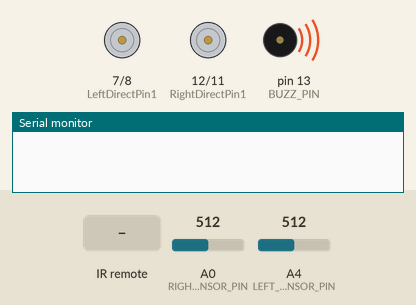
Recording of a sketch running on a simulated Arduino Uno, built with avr-gcc and run on an emulated ATmega328P. Shown: motor-driver pin pairs drawn as motors (green arrow = first pin HIGH = forward, orange = second pin HIGH = backward, longer = more drive, scaled by the enable pin), buzzer (waves = sounding, pin HIGH), the last lines printed to the serial monitor. The inputs (shaded band) are chosen by the test bench; at power-on: A0 (RIGHT_SENSOR_PIN) = 512, A4 (LEFT_SENSOR_PIN) = 512.

Above: at 1.2 s.
1.3 s: infrared code 0xFF629D received
At 1.8 s:
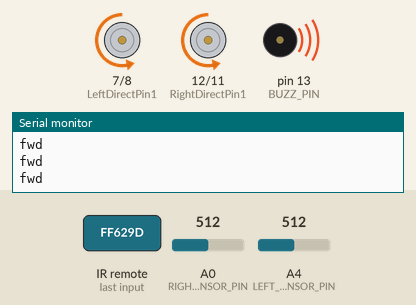
2.8 s: A0 (RIGHT_SENSOR_PIN) set to 490
At 3.2 s:
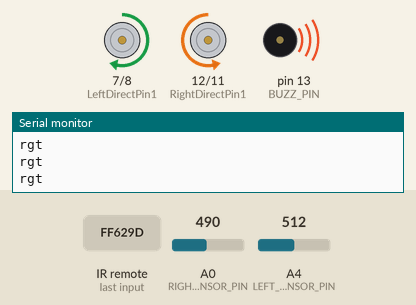
4.3 s: A4 (LEFT_SENSOR_PIN) set to 482
At 5.5 s:
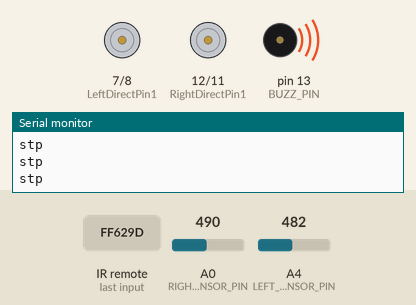
5.8 s: A0 (RIGHT_SENSOR_PIN) set to 515
At 6.7 s:
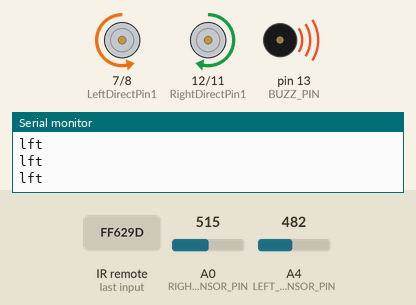
7.3 s: A0 (RIGHT_SENSOR_PIN) set to 306
At 7.7 s:
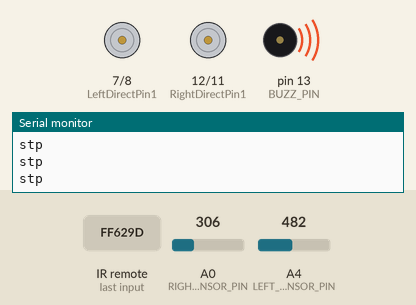
Timing chart, 0 to 10.3 s (numbered marks = the images above; inputs shaded):
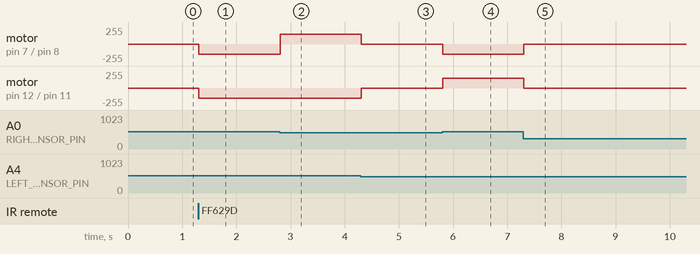

The sketch:

osoyooMAIN.ino
```cpp
#include <IRremote.h>

// Pin Definitions
#define LEFT_SENSOR_PIN A4
#define RIGHT_SENSOR_PIN A0
#define speedPinR 9
#define speedPinL 6
#define RECV_PIN 10
#define ECHO_PIN 3
#define TRIG_PIN 2
#define RightDirectPin1  12
#define RightDirectPin2  11
#define LeftDirectPin1  7
#define LeftDirectPin2  8
#define BUZZ_PIN 13
#define RightObstacleSensor 5
#define LeftObstacleSensor 4

// IR Remote Button Codes
#define btn1 0xFFA25D
#define btn2 0xFF629D
#define btn3 0xFFE21D
#define btn4 0xFF22DD
#define btn5 0xFF02FD
#define btn6 0xFFC23D
#define btn7 0xFFE01F
#define btn8 0xFFA857
#define btn9 0xFF906F
#define btnASTERISCKS 0xFF6897
#define btn0 0xFF9867
#define btnHASHTAG 0xFFB04F
#define btnUP 0xFF18E7
#define btnLEFT 0xFF10EF
#define btnOK 0xFF38C7
#define btnRIGHT 0xFF5AA5
#define btnDOWN 0xFF4AB5

#define MODE_IR_DRIVE 0
#define MODE_OBJ_FOLLOW 1
#define MODE_OBJ_AVOID 2
#define MODE_LINE_FOLLOW 3
#define MODE_SPECIAL 4

#define SENSOR_THRESHOLD 500

int mode = MODE_IR_DRIVE;
int t = 250;
int motorSpeed = 150; // Motor speed

IRrecv irrecv(RECV_PIN);
decode_results results;

// Enum for driving states
enum DN {
  GO_ADVANCE,
  GO_LEFT,
  GO_RIGHT,
  GO_BACK,
  STOP_STOP,
  OBJ_FOLLOW,
  LINE_FOLLOW,
  DEF
} Drive_Num = DEF;

bool stopFlag = true;
bool JogFlag = false;
uint16_t JogTimeCnt = 0;
uint32_t JogTime = 0;

void setup() {
  Serial.begin(9600);
  irrecv.enableIRIn(); // Start the receiver

  pinMode(RightDirectPin1, OUTPUT);
  pinMode(RightDirectPin2, OUTPUT);
  pinMode(speedPinL, OUTPUT);
  pinMode(LeftDirectPin1, OUTPUT);
  pinMode(LeftDirectPin2, OUTPUT);
  pinMode(speedPinR, OUTPUT);
  stop_Stop();

  pinMode(RightObstacleSensor, INPUT);
  pinMode(LeftObstacleSensor, INPUT);

  pinMode(BUZZ_PIN, OUTPUT);
  digitalWrite(BUZZ_PIN, HIGH);
  buzz_OFF();

  pinMode(ECHO_PIN, INPUT);
  pinMode(TRIG_PIN, OUTPUT);
  pinMode(RECV_PIN, INPUT);
  digitalWrite(RECV_PIN, HIGH);

  pinMode(LEFT_SENSOR_PIN, INPUT);
  pinMode(RIGHT_SENSOR_PIN, INPUT);
}
// NOTE: IR_Tick() determines the mode, then the switch-case figures out which mode's code to execute. Mode is an integer.
void loop() {
  IR_Tick();
  switch (mode) {
    case MODE_IR_DRIVE:
      Drive_Tick();
      break;
    case MODE_OBJ_FOLLOW:
      doUltraFollowTick();
      break;
    case MODE_OBJ_AVOID:
      doAvoidTick();
      break;
    case MODE_LINE_FOLLOW:
      lineFollow();
      break;
    case MODE_SPECIAL:
      alarm();
      break;
    default:
      break;
  }

}

// Motor control functions
void go_Back() {
  digitalWrite(RightDirectPin1, HIGH);
  digitalWrite(RightDirectPin2, LOW);
  digitalWrite(LeftDirectPin1, HIGH);
  digitalWrite(LeftDirectPin2, LOW);
  analogWrite(speedPinL, motorSpeed);
  analogWrite(speedPinR, motorSpeed);
}

void go_Left() {
  digitalWrite(RightDirectPin1, HIGH);
  digitalWrite(RightDirectPin2, LOW);
  digitalWrite(LeftDirectPin1, LOW);
  digitalWrite(LeftDirectPin2, HIGH);
  analogWrite(speedPinL, motorSpeed);
  analogWrite(speedPinR, motorSpeed);
}

void go_Right() {
  digitalWrite(RightDirectPin1, LOW);
  digitalWrite(RightDirectPin2, HIGH);
  digitalWrite(LeftDirectPin1, HIGH);
  digitalWrite(LeftDirectPin2, LOW);
  analogWrite(speedPinL, motorSpeed);
  analogWrite(speedPinR, motorSpeed);
}

void go_Advance() {
  digitalWrite(RightDirectPin1, LOW);
  digitalWrite(RightDirectPin2, HIGH);
  digitalWrite(LeftDirectPin1, LOW);
  digitalWrite(LeftDirectPin2, HIGH);
  analogWrite(speedPinL, motorSpeed);
  analogWrite(speedPinR, motorSpeed);
}

void stop_Stop() {
  digitalWrite(RightDirectPin1, LOW);
  digitalWrite(RightDirectPin2, LOW);
  digitalWrite(LeftDirectPin1, LOW);
  digitalWrite(LeftDirectPin2, LOW);
}

void IR_Tick() {
  if (irrecv.decode(&results)) {
    Serial.println(results.value, HEX);
    Serial.println("-------------------");

    switch (results.value) {
      case btnUP:
        mode = MODE_IR_DRIVE;
        Drive_Num = GO_ADVANCE;
        break;
      case btnDOWN:
        mode = MODE_IR_DRIVE;
        Drive_Num = GO_BACK;
        break;
      case btnLEFT:
        mode = MODE_IR_DRIVE;
        Drive_Num = GO_LEFT;
        break;
      case btnRIGHT:
        mode = MODE_IR_DRIVE;
        Drive_Num = GO_RIGHT;
        break;
      case btnOK:
        mode = MODE_IR_DRIVE;
        Drive_Num = STOP_STOP;
        break;
      case btn1:
        mode = MODE_OBJ_FOLLOW;
        break;
      case btn2:
        mode = MODE_LINE_FOLLOW;
        break;
      case btn3:
        mode = MODE_OBJ_AVOID;
        break;
      case btn0:
        mode = MODE_SPECIAL;
        break;
      default:
        break;
    }
    irrecv.resume(); // Receive the next value
  }
}

void Drive_Tick() {


  switch (Drive_Num) {
    case GO_ADVANCE:
      go_Advance();
      JogFlag = true;
      JogTimeCnt = 1;
      JogTime = millis();
      break;
    case GO_LEFT:
      go_Left();
      JogFlag = true;
      JogTimeCnt = 1;
      JogTime = millis();
      break;
    case GO_RIGHT:
      go_Right();
      JogFlag = true;
      JogTimeCnt = 1;
      JogTime = millis();
      break;
    case GO_BACK:
      go_Back();
      JogFlag = true;
      JogTimeCnt = 1;
      JogTime = millis();
      break;
    case STOP_STOP:
      mode = MODE_IR_DRIVE;
      stop_Stop();
      JogTime = 0;
      break;
    case LINE_FOLLOW:
      lineFollow();
      break;
    default:
      break;
  }
  Drive_Num = DEF;

  if (millis() - JogTime >= 200) {
    JogTime = millis();
    if (JogFlag == true) {
      stopFlag = false;
      if (JogTimeCnt <= 0) {
        JogFlag = false;
        stopFlag = true;
      }
      JogTimeCnt--;
    }
    if (stopFlag == true) {
      JogTimeCnt = 0;
      stop_Stop();
    }
  }
}

void lineFollow() {
  int leftSensorValue = analogRead(LEFT_SENSOR_PIN);
  int rightSensorValue = analogRead(RIGHT_SENSOR_PIN);

  if (leftSensorValue > SENSOR_THRESHOLD && rightSensorValue > SENSOR_THRESHOLD) {
    // Move forward
    Serial.println("fwd");
    go_Advance();
  } else if (leftSensorValue < SENSOR_THRESHOLD && rightSensorValue > SENSOR_THRESHOLD) {
    // Turn right
    Serial.println("lft");
    go_Left();
  } else if (leftSensorValue > SENSOR_THRESHOLD && rightSensorValue < SENSOR_THRESHOLD) {
    // Turn left
    Serial.println("rgt");
    go_Right();
  } else {
    // Stop
    Serial.println("stp"); // TODO: there are cases where all sensors are on, in which case it should inch forward.
    stop_Stop();
  }
}
// NOTE: Get distance from ultrasonic sensor to nearest object in front of the cat's "eyes".
float getUltraDistance() {
  float duration, distance;
  digitalWrite(TRIG_PIN, LOW);
  delayMicroseconds(2);

  digitalWrite(TRIG_PIN, HIGH);
  delayMicroseconds(10);
  digitalWrite(TRIG_PIN, LOW);

  duration = pulseIn(ECHO_PIN, HIGH);
  distance = (duration / 2) * 0.0344;
  return distance;
}

// NOTE: Figure out wether to drive forward or not. Values subject to change for distances.
void doUltraFollowTick() {
  float currentDistance = getUltraDistance();
  Serial.println(currentDistance);
  if (currentDistance > 20.00 && currentDistance < 75.00) {
    Serial.println("went forward");
    go_Advance();
    JogFlag = true;
    JogTimeCnt = 1;
    JogTime = millis();
  } else {
    stop_Stop();
  }
}
void buzz_ON()   //open buzzer
{

  for(int i=0;i<100;i++) {
   digitalWrite(BUZZ_PIN,LOW);
   delay(2);//wait for 1ms
   digitalWrite(BUZZ_PIN,HIGH);
   delay(2);//wait for 1ms
  }
}
void buzz_OFF()  //close buzzer
{
  digitalWrite(BUZZ_PIN, HIGH);

}
// TODO: add buzzer pin to setup(), add buzzer button, and maybe add it to a couple other functions?
void alarm(){
   buzz_ON();

   buzz_OFF();
   mode = MODE_IR_DRIVE;
}
// NOTE: Determine whether the back IR sensors readings need movement, and which direction. Then continue.
// NOTE: Determine whether the back IR sensors readings need movement, and which direction. Then continue.
void doAvoidTick(){
  int IRvalueLeft = digitalRead(RightObstacleSensor);
  int IRvalueRight = digitalRead(LeftObstacleSensor);
  if (IRvalueLeft==LOW && IRvalueRight==LOW) {
    //both sensors detected. go forward.
    go_Advance();
  }
  else if (IRvalueLeft==HIGH && IRvalueRight==HIGH) {
    stop_Stop();  //no obstacle, stop
  }
  else if (IRvalueLeft==LOW && IRvalueRight==HIGH) {
    //only left sensor detected an obstacle
    go_Left();  //Turn left
  }
  else if (IRvalueLeft==HIGH && IRvalueRight==LOW) {
    //only right sensor detected an obstacle
    go_Right();  //Turn right
  }
}

// TODO: move JogFlag and Time assignments to the end of their repspective movement codes to not rely on re-using it.
```

Measured:
- the behaviour switches between 501 and 500 on A4 (LEFT_SENSOR_PIN) (found by bisection; images 2 and 3)
- the behaviour switches between 500 and 501 on A0 (RIGHT_SENSOR_PIN) (found by bisection; images 3 and 4)
- after the input at 1.3 s, motor on pin 7 (LeftDirectPin1) / pin 8 (LeftDirectPin2), motor on pin 12 (RightDirectPin1) / pin 11 (RightDirectPin2): stopped → backward 150/255 at once
- after the input at 2.8 s, motor on pin 7 (LeftDirectPin1) / pin 8 (LeftDirectPin2): backward 150/255 → forward 150/255 at once
- after the input at 4.3 s, motor on pin 7 (LeftDirectPin1) / pin 8 (LeftDirectPin2): forward 150/255 → stopped at once; motor on pin 12 (RightDirectPin1) / pin 11 (RightDirectPin2): backward 150/255 → stopped at once
- after the input at 5.8 s, motor on pin 7 (LeftDirectPin1) / pin 8 (LeftDirectPin2): stopped → backward 150/255 at once; motor on pin 12 (RightDirectPin1) / pin 11 (RightDirectPin2): stopped → forward 150/255 at once
- after the input at 7.3 s, motor on pin 7 (LeftDirectPin1) / pin 8 (LeftDirectPin2): backward 150/255 → stopped at once; motor on pin 12 (RightDirectPin1) / pin 11 (RightDirectPin2): forward 150/255 → stopped at once
